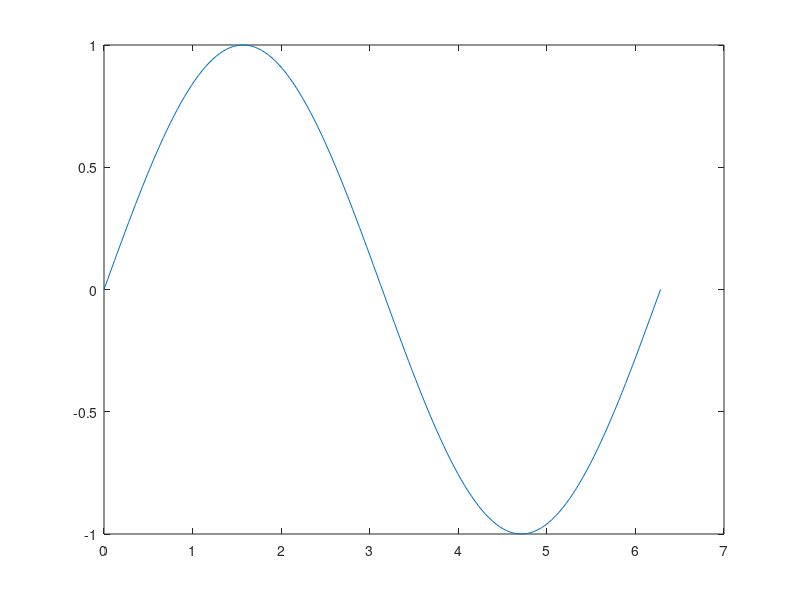
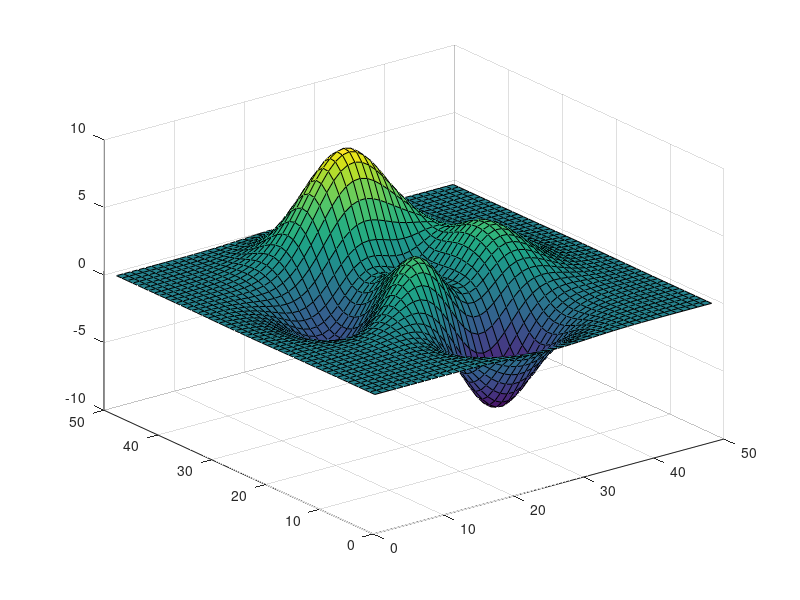

Source code (MATLAB) for these figures, in order:
% Portable plotting demo shared by native and WebAssembly builds.
x = linspace(0, 2 * pi, 160);
figure;
plot(x, sin(x));

figure;
surf(peaks(49));
